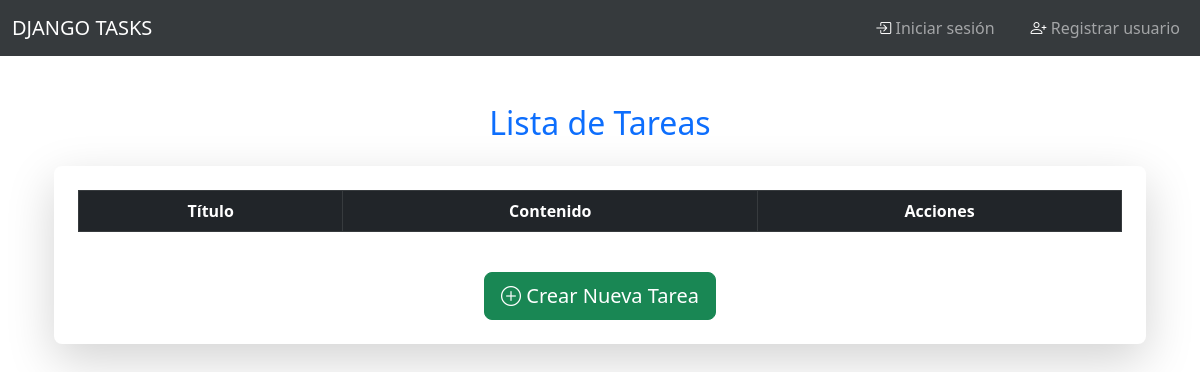
/tasks/, run on an earlier commit of the app's database.
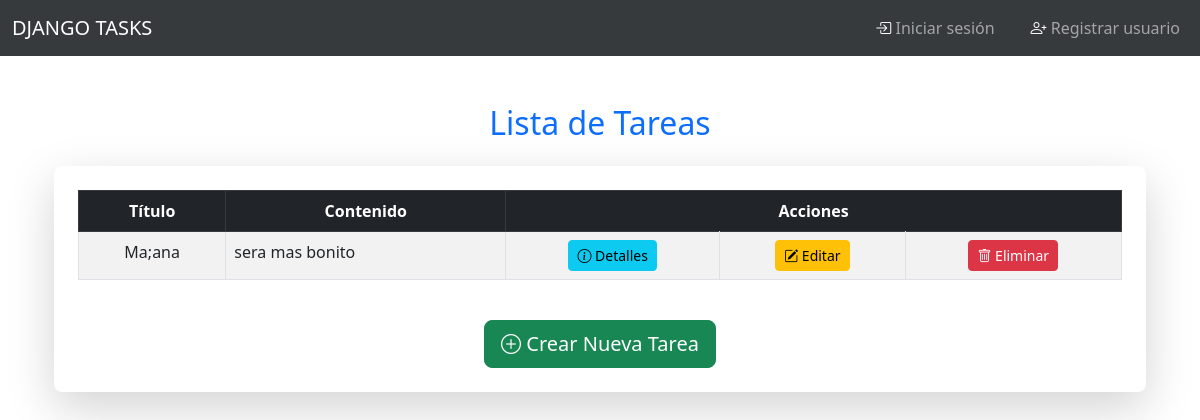
And on a later commit of the database.
### tasks/models.py (models this page shows, shortened)
class Task(models.Model):
    title = models.CharField(max_length=255)
    content = models.TextField()

### tasks/views.py (the view)
# urls.py: path('', views.index, name='index'),
def index(request):
    tasks = Task.objects.all()
    params = {
        'tasks': tasks,
    }
    return render(request, 'tasks/index.html', params)

### tasks/templates/tasks/index.html
{% extends "base.html" %}
{% block main %}
<div class="container my-5">
  <h1 class="text-center text-primary mb-4">Lista de Tareas</h1>
  <div class="card shadow-lg rounded-3 border-0">
    <div class="card-body p-4">
      <div class="table-responsive">
        <table class="table table-striped table-bordered table-hover">
          <thead class="table-dark">
            <tr>
              <th class="text-center">Título</th>
              <th class="text-center">Contenido</th>
              <th colspan="3" class="text-center">Acciones</th>
            </tr>
          </thead>
          <tbody>
            {% for task in tasks %}
            <tr>
              <td class="text-center">{{ task.title }}</td>
              <td>{{ task.content }}</td>
              <td class="text-center">
                <a href="{% url 'tasks:detail' task.id %}" class="btn btn-info btn-sm">
                  <i class="bi bi-info-circle"></i> Detalles
                </a>
              </td>
              <td class="text-center">
                <a href="{% url 'tasks:edit' task.id %}" class="btn btn-warning btn-sm">
                  <i class="bi bi-pencil-square"></i> Editar
                </a>
              </td>
              <td class="text-center">
                <a href="{% url 'tasks:delete' task.id %}" class="btn btn-danger btn-sm">
                  <i class="bi bi-trash"></i> Eliminar
                </a>
              </td>
            </tr>
            {% endfor %}
          </tbody>
        </table>
      </div>
      <div class="text-center mt-4">
        <a href="{% url 'tasks:create' %}" class="btn btn-success btn-lg">
          <i class="bi bi-plus-circle"></i> Crear Nueva Tarea
        </a>
      </div>
    </div>
  </div>
</div>
{% endblock %}

### templates/base.html (shortened to what this page needs)
{% load static %}
<!DOCTYPE html>
<html lang="en">
<head>
    <link href="https://cdn.jsdelivr.net/npm/bootstrap@5.3.0/dist/css/bootstrap.min.css" rel="stylesheet">
    <link rel="stylesheet" href="{% static 'tasks/css/normalize.css' %}">
    <link rel="stylesheet" href="{% static 'tasks/css/style.css' %}">
    <link href="https://cdn.jsdelivr.net/npm/bootstrap-icons/font/bootstrap-icons.css" rel="stylesheet">
</head>
<body>
    <nav class="navbar navbar-expand-lg navbar-dark bg-dark">
        <div class="container-fluid">
            <a class="navbar-brand" href="#">DJANGO TASKS</a>
            <div class="collapse navbar-collapse" id="navbarNav">
                <ul class="navbar-nav ms-auto">
                    {% if user.is_authenticated %}
                    <li class="nav-item d-lg-none">
                        <a class="nav-link" href="{% url 'tasks:index' %}">
                            <i class="bi bi-list-task text-white"></i> Lista de Tareas
                        </a>
                    </li>
                    <li class="nav-item d-lg-none">
                        <a class="nav-link" href="{% url 'user_detail' user.pk %}">
                            <i class="bi bi-person text-white"></i> Informacion de Miembros
                        </a>
                    </li>
                    <li class="nav-item d-lg-none">
                        <form id="logoutForm" method="post" action="{% url 'logout' %}" style="display: inline;">
                            {% csrf_token %}
                            <button type="submit" class="btn btn-link nav-link">
                                <i class="bi bi-box-arrow-right text-white"></i> Cerrar sesión
                            </button>
                        </form>
                    </li>
                    <li class="nav-item d-none d-lg-block">
                        <a class="nav-link" href="{% url 'tasks:index' %}">
                            <i class="bi bi-list-task text-white"></i> Lista de Tareas
                        </a>
                    </li>
                    <li class="nav-item d-none d-lg-block">
                        <a class="nav-link" href="{% url 'user_detail' user.pk %}">
                            <i class="bi bi-person text-white"></i> Información de Miembros
                        </a>
                    </li>
                    <li class="nav-item d-none d-lg-block">
                        <form id="logoutForm" method="post" action="{% url 'logout' %}" style="display: inline;">
                            {% csrf_token %}
                            <button type="submit" class="btn btn-link nav-link">
                                <i class="bi bi-box-arrow-right text-white"></i> Cerrar sesión
                            </button>
                        </form>
                    </li>
                    {% else %}
                    <li class="nav-item">
                        <a class="nav-link" href="{% url 'login' %}">
                            <i class="bi bi-box-arrow-in-right text-white"></i> Iniciar sesión
                        </a>
                    </li>
                    <li class="nav-item">
                        <a class="nav-link" href="{% url 'signup' %}">
                            <i class="bi bi-person-plus text-white"></i> Registrar usuario
                        </a>
                    </li>
                    {% endif %}
                </ul>
            </div>
        </div>
    </nav>
    <main class="container my-4">
        {% block main %}
        {% endblock %}
    </main>
</body>
</html>

### static/tasks/css/style.css (style rules this page uses)
nav { top: 0; width: 100%; background-color: #2c3e50; opacity: 0.9; position: sticky; z-index: 9999; }
nav ul { margin: 0; padding: 0; list-style: none; display: flex; justify-content: flex-end; }
nav li { margin-left: 20px; }
nav li a { display: block; padding: 15px; text-decoration: none; color: white; }

What changed in the data, as far as the page shows it:
added Task: title "Ma;ana", content "sera mas bonito"
